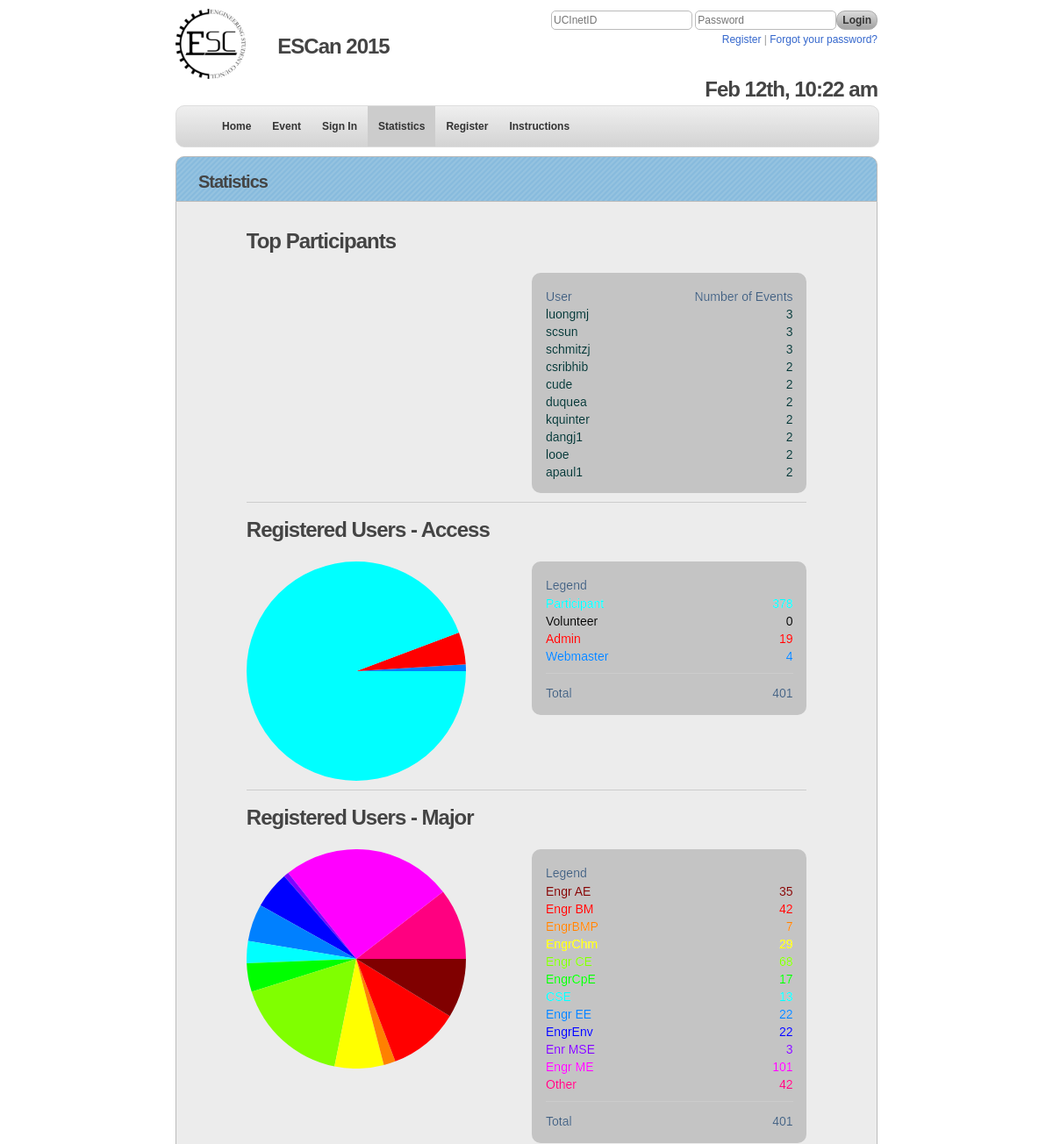
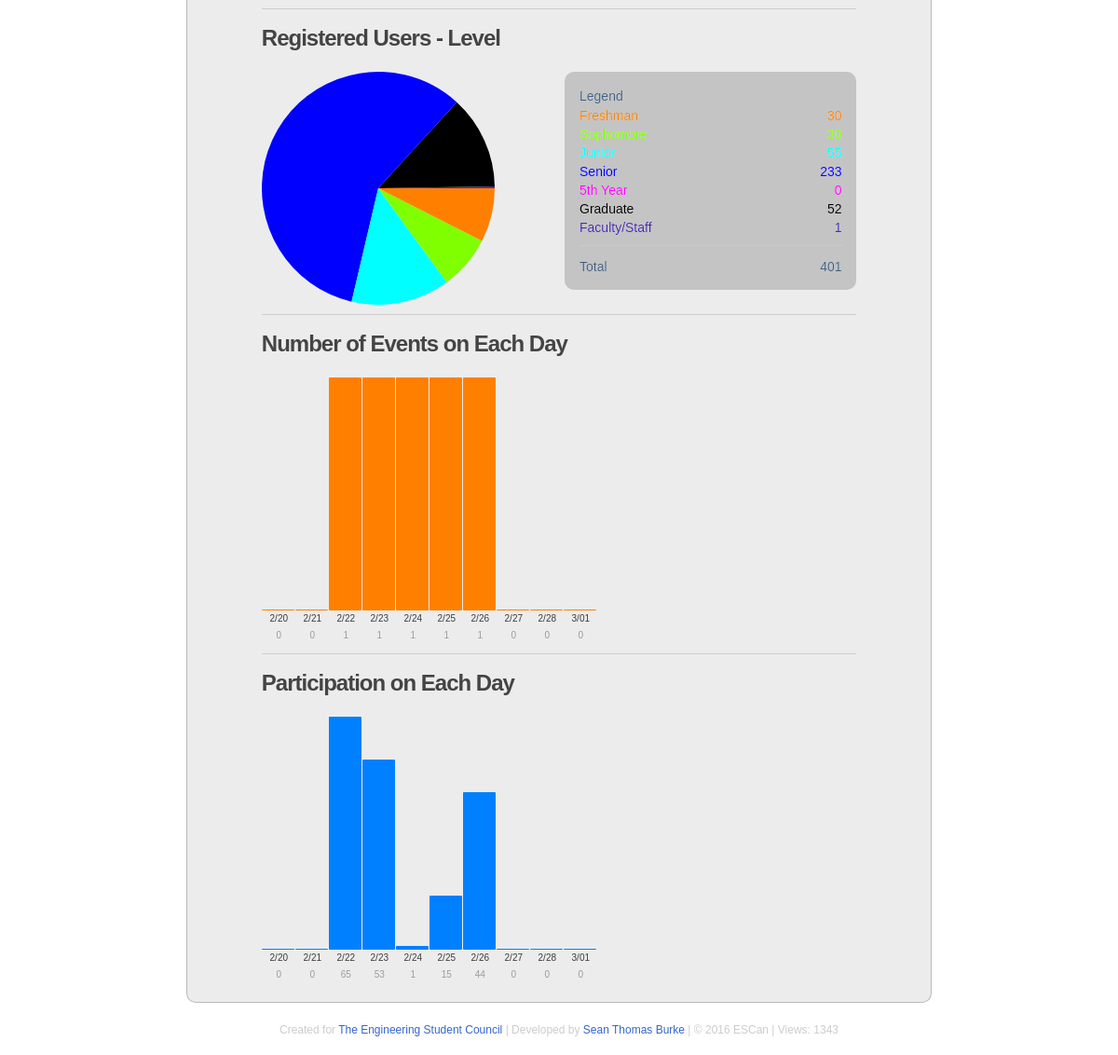
The page /statistics.php on the database its author committed (2 pictures, top to bottom).
### tables this page shows
CREATE TABLE IF NOT EXISTS `settings` (
  `name` varchar(20) NOT NULL,
  `value` varchar(8) NOT NULL,
  PRIMARY KEY (`name`)
);

CREATE TABLE IF NOT EXISTS `tabs` (
  `tid` mediumint(9) NOT NULL AUTO_INCREMENT,
  `page` varchar(20) NOT NULL,
  `title` varchar(20) NOT NULL,
  `access` tinyint(1) NOT NULL DEFAULT '0',
  `public_only` tinyint(1) NOT NULL DEFAULT '0',
  PRIMARY KEY (`tid`)
);

CREATE TABLE IF NOT EXISTS `users` (
  `ucinetid` varchar(8) NOT NULL,
  `barcode` varchar(32) NOT NULL COMMENT 'barcode id',
  `name` varchar(100) NOT NULL COMMENT 'first name',
  `email` varchar(150) NOT NULL COMMENT 'email',
  `major` varchar(75) NOT NULL COMMENT 'Major',
  `level` varchar(20) NOT NULL COMMENT 'Year Level',
  `opt` tinyint(1) NOT NULL DEFAULT '1' COMMENT 'opt-out mail',
  `access` tinyint(1) NOT NULL DEFAULT '0' COMMENT 'access level',
  `elig` tinyint(1) NOT NULL DEFAULT '1' COMMENT 'prize eligible',
  `date` date NOT NULL,
  `time` time NOT NULL,
  `volunteer` varchar(8) NOT NULL,
  PRIMARY KEY (`ucinetid`)
);

### statistics.php (the view)
<?php
require_once 'inc/standard.php';
$page = new Page('statistics', ALL);
$page->setTitle('Statistics');
$page->startGraph();
$var_array = new VarArray();
$sql = "SELECT users.ucinetid, COUNT(*) as num_events FROM  users, barcodes, scans, events
        WHERE users.ucinetid = barcodes.ucinetid
        AND barcodes.barcode = scans.barcode
        AND scans.eid = events.eid
        AND users.elig = 1
        GROUP BY users.name
        ORDER BY num_events DESC
        LIMIT 10;";
$DB->query($sql);
$top_participants = '<div class="row">
                        <h2>Top Participants</h2>
                        <div class="legend_pie">
                            <div class="legend_pie_inside">
                                <div class="row center">
            						<span class="left">User</span>
            						<span class="right">Number of Events</span>
            					</div>';
$result = $DB->resultToArray();
if(!empty($result))
{
    foreach($result as $key => $value)
    {
            $top_participants .=  '<div class="row">
            						<font color="#003333">
            						<span class="left">'.$value[0].'</span>
            						<span class="right">'.$value[1].'</span>
            						</font><br>
            					    </div>';
    }
}
$top_participants .= "      </div>
                        </div>
                    </div>";
foreach($var_array->getAccess() as $key => $value)
{
	$access[$value] = $DB->countOf('users', 'access = "'.$key.'"');
}
$access_stat = new Statistic('pie', 'user_access', 'Registered Users - Access', $access, 6);
foreach ($var_array->getMajors() as $major) {
	$where .= 'major NOT LIKE \''.$major.'\' AND ';
	if($major != "Other")
	{
		$majors[$major] = $DB->countOf('users', 'major = "'.$major.'"');
	}
	else
	{
		$where = substr($where, 0, strlen($where)-5);
		$majors["Other"] = $DB->countOf('users', $where);
	}
}
$majors_stat = new Statistic('pie', 'user_majors', 'Registered Users - Major', $majors, 0);
foreach ($var_array->getLevels() as $level) {
	$levels[$level] = $DB->countOf('users', 'level = "'.$level.'"');
}
$levels_stat = new Statistic('pie', 'user_levels', 'Registered Users - Level', $levels, 2);
foreach ($var_array->getDates() as $key => $value) {
	$new_key = date('n/d',strtotime($key));
	$events[$new_key] = $DB->countOf('events', 'date = "'.$key.'"');
}
$events_stat = new Statistic('bar', 'events_stat', 'Number of Events on Each Day', $events, 2);
foreach ($var_array->getDates(false, true) as $key => $value) {
	$new_key = date('n/d',strtotime($key));
	$sql = 'SELECT COUNT(*)
			FROM scans
			LEFT JOIN events
			ON scans.eid = events.eid
			WHERE events.date LIKE "'.$key.'"';
	$scans[$new_key] = $DB->queryUniqueValue($sql);
}
$participation_stat = new Statistic('bar', 'scans_week', 'Participation on Each Day', $scans, 7);
$bottom .= $top_participants;
$bottom .= '<div class="separator"></div>';
$bottom .= $access_stat->display();
$bottom .= '<div class="separator"></div>';
$bottom .= $majors_stat->display();
$bottom .= '<div class="separator"></div>';
$bottom .= $levels_stat->display();
$bottom .= '<div class="separator"></div>';
$bottom .= $events_stat->display();
$bottom .= '<div class="separator"></div>';
$bottom .= $participation_stat->display();
$box = new Box('Statistics', $bottom);
$content = $box->display('full');
$page->setContent($content);
$page->buildPage();
?>

### inc/classes/Nav.class.php (shortened to what the rows shown need)
<?php
class Nav
{
	public $output;
	function __construct($access, $tab)
	{
		$this->DB = $GLOBALS['DB'];
		$this->tab = $tab;
		$this->access = ($access == '') ? 0:$access;
		if($access == 0)
		{
			$sql = 'SELECT tabs.title, pages.name, pages.url, tabs.public_only, tabs.access
			FROM tabs LEFT JOIN pages
			ON pages.name = tabs.page
			WHERE tabs.access <= "'.$this->access.'"
			OR tabs.public_only = "1"
			ORDER BY tid ASC';
		}
		$result = $this->DB->query($sql);
		$tabs = $this->DB->resultToArray($result);
		$highlight = ' id="highlight"';
		$this->output .= '
		<div id="navigation-section">
		<div id="nav">
		<ul>';
		if(count($tabs) > 0)
		{
			foreach($tabs as $tab)
			{
				$active = ($this->tab == $tab['name']) ? $highlight:'';
				$this->output .= '
					<li><a class="menu-item" '.$active.' href="'.$tab['url'].'?s=nav">'.$tab['title'].'</a></li>';
			}
		}
		else
		{
			$this->output .= '
				<li><a class="menu-item" href="index.php">Home</a></li>';
		}
		$this->output .= '</ul></div></div>';
	}
}
?>

### inc/classes/Statistic.class.php (shortened to what the rows shown need)
<?php
class Statistic {
public $class;
public $title;
public $array;
public $color_offset;
public $color;
public $type;
function __construct($type, $class, $title, $array, $color_offset = 0)
{
	$this->type = $type;
	$this->class= $class;
	$this->title = $title;
	$this->array = $array;
	$this->color_offset = $color_offset;
	$this->color = new Color();
	$this->build();
}
function build()
{
	if($this->type == 'pie')
	{
		$this->buildPie();
	}
	elseif($this->type == 'bar')
	{
		$this->buildBar();
	}
}
function buildPie()
{
	$stat_colors = $this->color->getColorArray(count($this->array), $this->color_offset);
	$i=0;
	foreach($this->array as $key => $value)
	{
		$stat_legend .= '
					<div class="row">
						<font color="'.$stat_colors[$i].'">
						<span class="left">'.$key.'</span>
						<span class="right">'.$value.'</span>
						</font><br>
					</div>';
		$i++;
		$total_count += $value;
	}
	$stat_legend .= '<div class="separator"></div>
				<div class="row">
					<span class="left">Total</span>
					<span class="right">'.$total_count.'</span>
				</div>';
	 $this->html .= '
	 		<div class="row">
	 			<h2><span id="'.$this->class.'">'.$this->title.'</span></h2>
	 			<div id="'.$this->class.'_drop">
		 			<span id="'.$this->class.'_pie" class="pie">Loading...</span>
		 			<script>
		 			$("#'.$this->class.'_pie").sparkline(['.implode(', ', $this->array).'] , {
		 			 type:"pie", height:"250px", sliceColors:["'.implode('", "', $stat_colors).'"]
		 			 });
		 			$("#'.$this->class.'").click(function(){
		 			 $("#'.$this->class.'_drop").slideToggle();
		 			 });
		 			</script>
		 			<div class="legend_pie">
			 			<div class="legend_pie_inside">
			 				<div class="row"><span class="center">Legend</span></div>
			 				<div class="clear"></div>
			 				'.$stat_legend.'
			 			</div>
		 			</div>
		 		</div>
	 		</div>';
}
function buildBar()
{
	$bar_width = 35;
	$stat_colors = $this->color->getColorArray(count($this->array), $this->color_offset);
	foreach($this->array as $key => $value)
	{
		$stat_legend .= '<div class="legend_bar_item" style="width:'.$bar_width.'px;">
							<span class="legend_bar_key">'.$key.'</span><br><span class="legend_bar_value">'.$value.'</span>
						</div>
						';
	}
	$this->html .= '
			<div class="row">
				<h2><span id="'.$this->class.'">'.$this->title.'</span></h2>
				<div id="'.$this->class.'_drop">
					<span id="'.$this->class.'_bar" class="bar">Loading...</span>
					<script>
						$("#'.$this->class.'_bar").sparkline(['.implode(', ', $this->array).'] , {
						 	type:"bar", barColor: "'.$stat_colors[0].'", height:"250px", barWidth:'.$bar_width.'
						 });
						$("#'.$this->class.'").click(function(){
							$("#'.$this->class.'_drop").slideToggle();
							});
					</script>
					<div class="legend_bar">
						'.$stat_legend.'
					</div>
		 		</div>
			</div>';
}
}
?>

### inc/classes/Page.class.php (shortened to what the rows shown need)
<?php
class Page
{
	public $DB;
	public $banner;
	public $content;
	public $content_bottom;
	public $description;
	public $extra_meta;
	public $footer;
	public $graph;
	public $google;
	public $html;
	public $header;
	public $isPhone;
	public $js;
	public $logo_src;
	public $keywords;
	public $navigation;
	public $pageviews;
	public $title;
	public $login;
	public $nav;
	function __construct($name, $access = ALL)
	{
		$this->DB = $GLOBALS['DB'];
		$this->login = new Login();
		$sql = "SELECT p.* FROM pages AS p
				WHERE name = '$name'";
		if(!($this->DB->query($sql)))
			die('Could not get page: '.$this->DB->getError());
		$page = $this->DB->resultToSingleArray();
		if(strstr($_SERVER['HTTP_USER_AGENT'], 'iPhone'))
			$this->isPhone = true;
		else
			$this->isPhone = false;
		$this->isPhone = false;
		$this->pageviews = $page['views'];
		$this->description = $page['description'];
		$this->content = $page['content'];
		$this->title = ucfirst($page['name']);
		$this->logo_src = 'images/logo200.png';
		$this->nav = new Nav($_SESSION['access'], $page['tab']);
	}
	public function setTitle($title)
	{
		$this->title = $title;
	}
	public function buildJSInitial()
	{
		$this->js_initial = '
		<script>
    		$(document).ready(function() {';
    		$this->js_initial .= '
            update();
            setInterval(update, 1000);';
            $this->js_initial .= $this->js;
    		$this->js_initial .= ' });
		</script>';
	}
	public function setContent($content_bottom)
	{
		$this->content_bottom = $content_bottom;
	}
	public function startGraph()
	{
		$this->graph = '<script type="text/javascript" src="js/jquery.sparkline.min.js"></script>';
	}
	public function setGoogleAnalytics()
	{
		$this->google = '<script type="text/javascript">
		  var _gaq = _gaq || [];
		  _gaq.push([\'_setAccount\', \'UA-25773399-2\']);
		  _gaq.push([\'_trackPageview\']);
		  (function() {
		    var ga = document.createElement(\'script\'); ga.type = \'text/javascript\'; ga.async = true;
		    ga.src = (\'https:\' == document.location.protocol ? \'https://ssl\' : \'http://www\') + \'.google-analytics.com/ga.js\';
		    var s = document.getElementsByTagName(\'script\')[0]; s.parentNode.insertBefore(ga, s);
		  })();
		</script>';
	}
	private function updatePageView()
	{
		$this->pageviews += 1;
	}
	private function buildHTML()
	{
		$css = 'global';
		$css = ($css) ? '<link rel=stylesheet type="text/css" href="css/'.$css.'.css"  >' : '';
		$this->html =
		'<!DOCTYPE HTML PUBLIC "-//W3C//DTD HTML 4.01 Transitional//EN" "http://www.w3.org/TR/html4/loose.dtd">
		<html>
		<head>
			<title>'.$this->title.' - '.PRODUCT.'</title>
			<link rel="shortcut icon" href="/favicon.ico">
			<link rel="icon" href="/favicon.ico" type="image/x-icon">
			<meta property="og:title" content="'.PRODUCT.'" />
			<meta property="og:type" content="website" />
			<meta property="og:url" content="'.$_SERVER['PHP_SELF'].'" />
			<meta property="og:image" content="'.$this->logo_src.'" />
			<meta property="og:description" content="'.$this->description.'" />
			<meta property="fb:app_id" content="203055886388488" />
			<meta property="fb:admin" content="hawaiianchimp" />
			'.$this->extra_meta.'
			<meta http-equiv="X-UA-Compatible" content="chrome=1" />
			<meta http-equiv="Content-Type" content="text/html; charset=UTF-8" />
			<meta name="description" content="'.$this->description.'">
			<meta name="keywords" content="'.$this->keywords.'">'
		    .$css.'
		    <link rel=stylesheet type="text/css" href="js/introjs.min.css">
		    <script src="js/jquery-2.1.3.min.js"></script>
	    	<script type="text/javascript" src="js/moment.min.js"></script>
	    	<script type="text/javascript" src="//www.google.com/jsapi"></script>
	    	<script src="js/jquery-2.1.3.min.js"></script>
		    <script type="text/javascript">
			    google.load(\'visualization\', \'1\', {packages: [\'corechart\']});
		    </script>
		    <script type="text/javascript" src="js/escan.min.js"></script>'
	        .$this->graph
		.'</head>';
	}
	private function buildHeader()
	{
		$sql = 'SELECT value
		FROM settings
		WHERE name = "eweekstart"';
		$this->DB->query($sql);
		$eweekstart = $this->DB->resultToSingleArray();
		$this->header = ' <body>
		<div id="wrapper">
		<div id="banner">'
		.$this->banner.'
		</div>
		<div id="header">
			<div id="logo">
				<a href="index.php?r=logo">
				<img src="'.$this->logo_src.'" alt="'.PRODUCT.'">
				<div id="logoname"><h2>'.PRODUCT.' '.date('Y', strtotime($eweekstart[0])).'</h2></div>
				</a>
			</div>
			'.$this->login->loginFormMini('login','login.php','loginmini', $this->isPhone).'
			<div id="today" class="nophone"><h2 id="time">Today: '.date('M d, h:i A', strtotime(NOW_DATE.' '.NOW_TIME)).'</h2></div>
		</div>';
	}
	private function buildNav()
	{
		$this->navigation = $this->nav->display();
	}
	private function buildContent()
	{
		$this->content = '
		<div id="container">
 		'.$this->content_bottom.'</div>';
	}
	private function buildFooter()
	{
		$this->footer = '
		</div>
		<div id="copyright">
			<p>Created for <a href="'.WEBSITE.'">'.ORGANIZATION.'</a> |
			Developed by <a href="http://www.seantburke.com/?r=escan">Sean Thomas Burke</a> |
			&copy; '.date('Y').' '.PRODUCT.' |
			Views: '.$this->pageviews.'</p>
		</div>
		</div>
		'.$this->google
		.'
		<script>
    		function update(){
        		$("#time").text(
        		    moment().format("MMM Do, h:mm a")
        		    );
    		}
		</script>'
	    .$this->js_initial
		.'<script type="text/javascript">
		  var _gaq = _gaq || [];
		  _gaq.push([\'_setAccount\', \'UA-25773399-3\']);
		  _gaq.push([\'_trackPageview\']);
		  (function() {
		    var ga = document.createElement(\'script\'); ga.type = \'text/javascript\'; ga.async = true;
		    ga.src = (\'https:\' == document.location.protocol ? \'https://ssl\' : \'http://www\') + \'.google-analytics.com/ga.js\';
		    var s = document.getElementsByTagName(\'script\')[0]; s.parentNode.insertBefore(ga, s);
		  })();
		</script>
		</body>
		</html>';
	}
	public function buildPage()
	{
		$this->buildHTML();
		$this->buildHeader();
		$this->buildContent();
		$this->buildFooter();
		$this->content = $this->html.$this->header.$this->navigation.$this->content.$this->footer;
		echo $this->content;
		exit;
	}
}
?>

### rows shown on the page
settings: value "2015"
tabs: title "Home"
tabs: title "Event"
tabs: title "Sign In", access "0", public_only "1"
tabs: title "Statistics"
tabs: title "Register"
tabs: title "Instructions"
users: ucinetid "luongmj", value "3"
users: ucinetid "scsun", value "3"
users: ucinetid "schmitzj", value "3"
users: ucinetid "csribhib", value "2"
users: ucinetid "cude", value "2"
users: ucinetid "duquea", value "2"
users: ucinetid "kquinter", value "2"
users: ucinetid "dangj1", value "2"
users: ucinetid "looe", value "2"
users: ucinetid "apaul1", value "2"

### other values the page prints
PRODUCT "ESCan"
$this->title "Statistics"
$this->title "Registered Users - Access Registered Users - Major Registered Users - Level"
$key "Participant"
$value "378"
$key "Volunteer"
$value "0"
$key "Admin"
$value "19"
$key "Webmaster"
$value "4"
$total_count "401 401 401"
$key "Engr AE"
$value "35"
$key "Engr BM"
